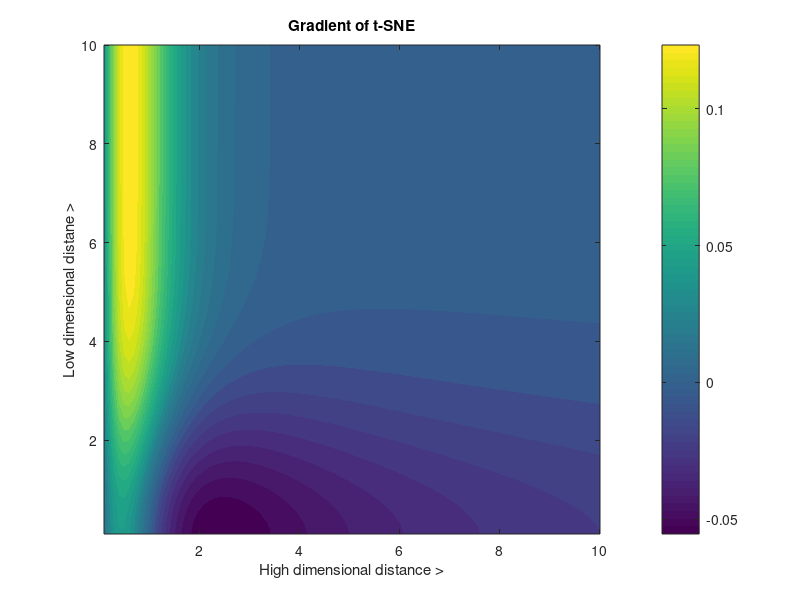
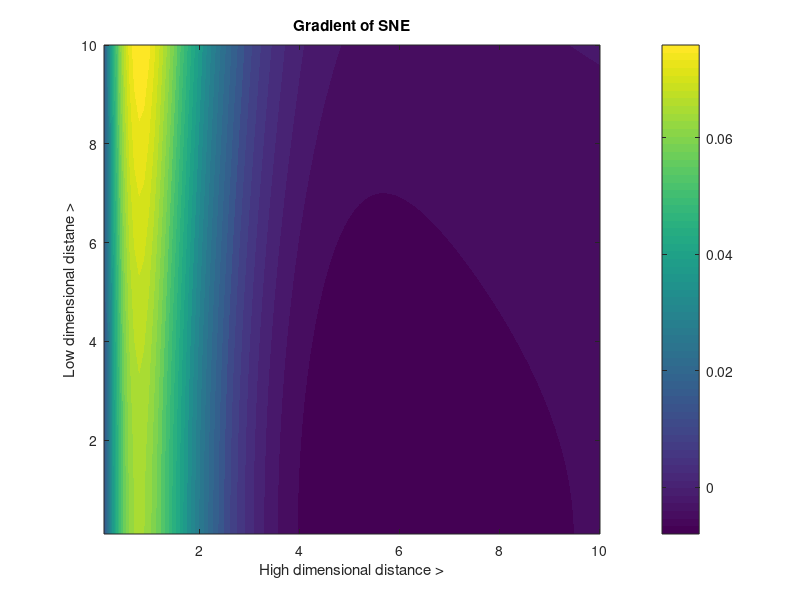

These figures' MATLAB source, in order:
%% Shows gradient of two SNE
dl= [1:100]/10; %low dimension distance
d = [1:100]/10; %high dimension distance
gradient = @(p,q,dl) (p-q).*dl.*(1+dl.^2).^-1 ;
Z = zeros(length(d),length(dl));
for i = 1:length(d)
    for j = 1:(length(dl))
        p=tpdf(dl(j),3);
        q=normpdf(d(i),0,2);
        Z(i,j) = gradient(p,q,dl(j));
    end
end
figure()
[dl_grid,d_grid]=meshgrid(dl,d);

contourf(dl_grid,d_grid,Z,30,'LineStyle', 'none')
colorbar;
xlabel('High dimensional distance >')
ylabel('Low dimensional distane >')
title('Gradient of t-SNE')
%%
for i = 1:length(d)
    for j = 1:(length(dl))
        q=normpdf(d(i),0,8);
        pg=normpdf(dl(j),0,2);
        Zg(i,j)=gradient(pg,q,dl(j));
    end
end
figure()
contourf(dl_grid,d_grid,Zg,30,'LineStyle', 'none')
colorbar;
xlabel('High dimensional distance >')
ylabel('Low dimensional distane >')
title('Gradient of SNE')